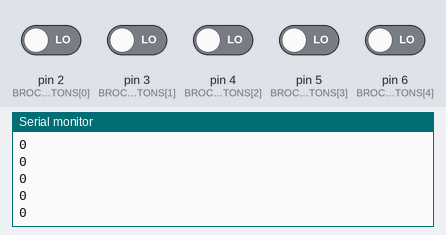
The sketch below on a simulated Arduino Uno, built with avr-gcc and run on an emulated ATmega328P. Shown: the last lines printed to the serial monitor. Inputs (shaded band) come from the test bench; at power-on: pin 2 (BROCHE_BOUTONS[0]), pin 3 (BROCHE_BOUTONS[1]), pin 4 (BROCHE_BOUTONS[2]), pin 5 (BROCHE_BOUTONS[3]), pin 6 (BROCHE_BOUTONS[4]) LOW.

Above: at 1.2 s.
1.3 s: pin 2 (BROCHE_BOUTONS[0]) driven HIGH
At 1.31 s:
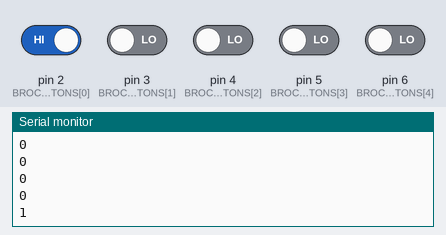
2.8 s: pin 3 (BROCHE_BOUTONS[1]) driven HIGH
At 2.81 s:
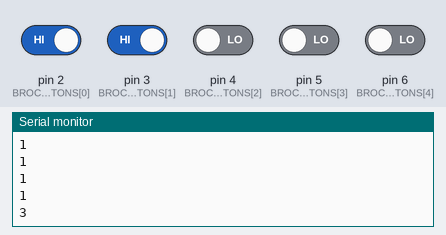
4.3 s: pin 4 (BROCHE_BOUTONS[2]) driven HIGH
At 4.31 s:
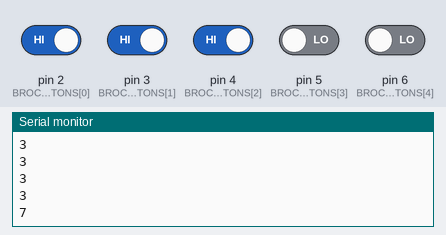
5.8 s: pin 5 (BROCHE_BOUTONS[3]) driven HIGH
At 5.81 s:
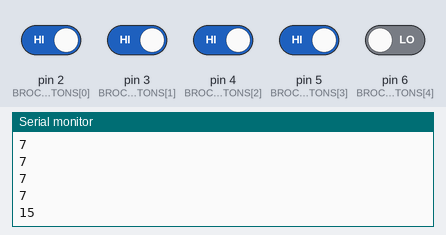
7.3 s: pin 6 (BROCHE_BOUTONS[4]) driven HIGH
At 7.31 s:
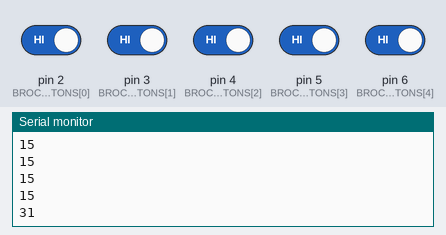
8.8 s: pin 2 (BROCHE_BOUTONS[0]) driven LOW
At 8.82 s:
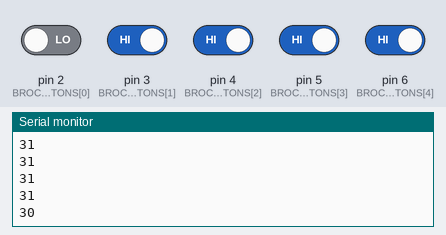
Timing chart, 0 to 11.3 s (numbered marks = the images above; inputs shaded):
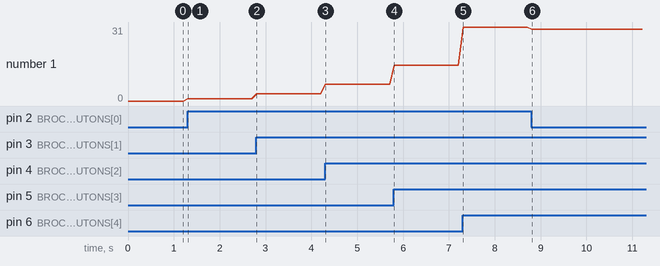

The sketch:

code.ino
```cpp
const int NOMBRE_BOUTONS = 5;

// On définit les broches pour les deux boutons
const int BROCHE_BOUTONS[] = {2, 3, 4, 5, 6};

// Initialisation des états des boutons
int etatBoutons[] = {0, 0, 0, 0, 0};
byte valeursBoutons = B0;

void setup() {
  // Initialisation de la transmission via le port série à 9600 bauds
  Serial.begin(9600);

  // Sélection du mode "entrée" pour chaque broche
  for (int i = 0; i < NOMBRE_BOUTONS; i++) {
    pinMode(BROCHE_BOUTONS[i], INPUT);
  }
}

void loop() {
  // Initialisation du byte de stockage à 0 (aucun boutons appuyés)
  valeursBoutons = B0;
  for (int i = 0; i < NOMBRE_BOUTONS; i++) {
    etatBoutons[i] =  digitalRead(BROCHE_BOUTONS[i]);

    // Si le bouton est appuyé, on sauvegarde son état
	if (etatBoutons[i] == HIGH) {
	  // On décale à gauche le bit à 1 autant de fois que nécessaire en fonction du numéro du bouton
	  byte valeur = 1 << i;
	  // On utilise l'opérateur |= pour effectuer un OU binaire puis une affectation
	  valeursBoutons |= valeur;
	}
  }
  Serial.println(valeursBoutons);
  delay(100);
}
```

Measured:
- after the input at 1.3 s, the serial monitor: prints a new line at once (image 1)
- after the input at 2.8 s, the serial monitor: prints a new line at once (image 2)
- after the input at 4.3 s, the serial monitor: prints a new line at once (image 3)
- after the input at 5.8 s, the serial monitor: prints a new line at once (image 4)
- after the input at 7.3 s, the serial monitor: prints a new line at once (image 5)
- after the input at 8.8 s, the serial monitor: prints a new line at once (image 6)
- plotted number 1: 0 → 1 after the input at 1.3 s, 1 → 3 after the input at 2.8 s, 3 → 7 after the input at 4.3 s, 7 → 15 after the input at 5.8 s, 15 → 31 after the input at 7.3 s
